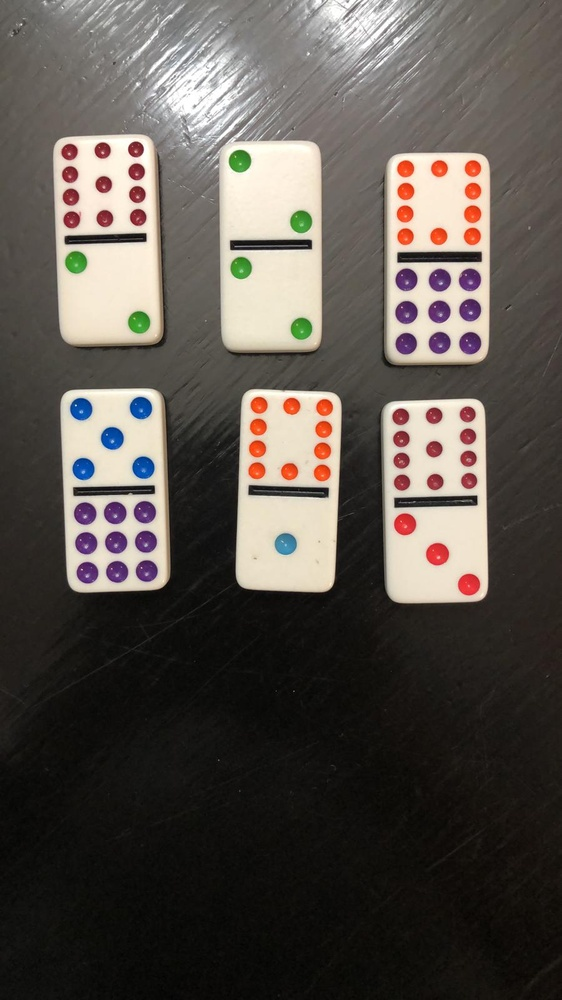
#> input picture dominoes/IMG-20210306-WA0001.jpg, 562 x 1000 px, shrunk from 900 x 1600 before the run
$ python opencv.py
#> lines starting #> are read from the running program, lines starting #| are printed output that depends on the picture; after the words box and inside, x2 and y2 are one past the last pixel; in counts of white or black regions, pixels touching at a corner belong together
# To add a new cell, type '# %%'
# To add a new markdown cell, type '# %% [markdown]'
# %%
import sys
import cv2 as cv
import numpy as np


# %%
src = cv.imread(
    cv.samples.findFile("dominoes/IMG-20210306-WA0001.jpg"), cv.IMREAD_COLOR
)
#> src is the input picture: shape (1000, 562, 3); mean B, G, R 76.9, 82.7, 89.1


# %%
gray = cv.cvtColor(src, cv.COLOR_BGR2GRAY)
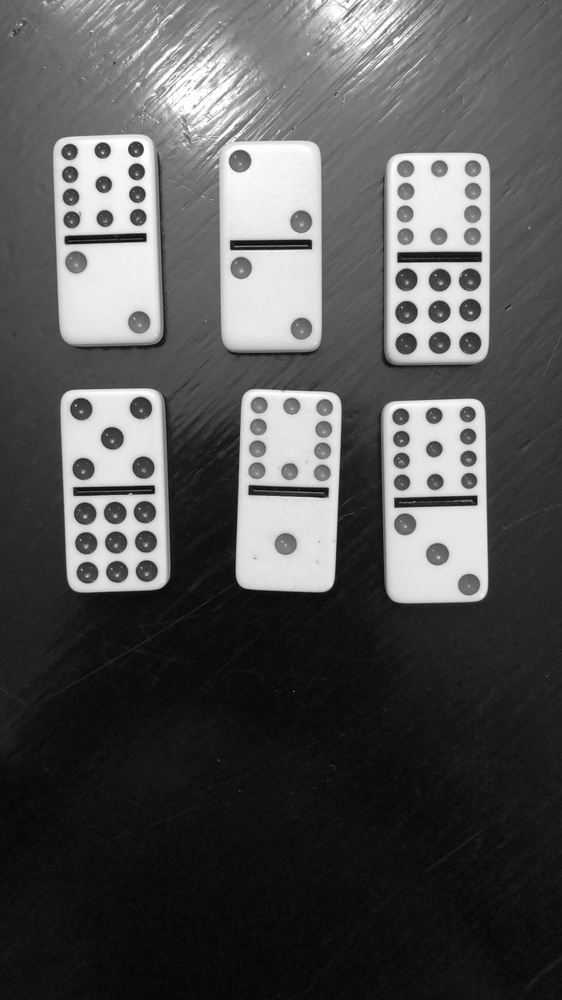
#> gray: shape (1000, 562); min 1, max 255, mean 84

gray = cv.medianBlur(gray, 5)

rows = gray.shape[0]
#> rows = 1000
circles = cv.HoughCircles(
    gray,
    cv.HOUGH_GRADIENT,
    1,
    100,
    param1=100,
    param2=30,
    minRadius=1,
    maxRadius=10,
)
#> circles = [[257.5, 448.5, 8.8], [70.5, 196.5, 8.4], [404.5, 213.5, 8.4], [400.5, 416.5, 8.7]]


if circles is not None:
    circles = np.uint16(np.around(circles))
#> circles = [[258, 448, 9], [70, 196, 8], [404, 214, 8], [400, 416, 9]]
    for i in circles[0, :]:
        center = (i[0], i[1])
        # circle center
        cv.circle(src, center, 1, (0, 100, 100), 3)
        # circle outline
        radius = i[2]
        cv.circle(src, center, radius, (255, 0, 255), 3)
#> this loop made 4 passes
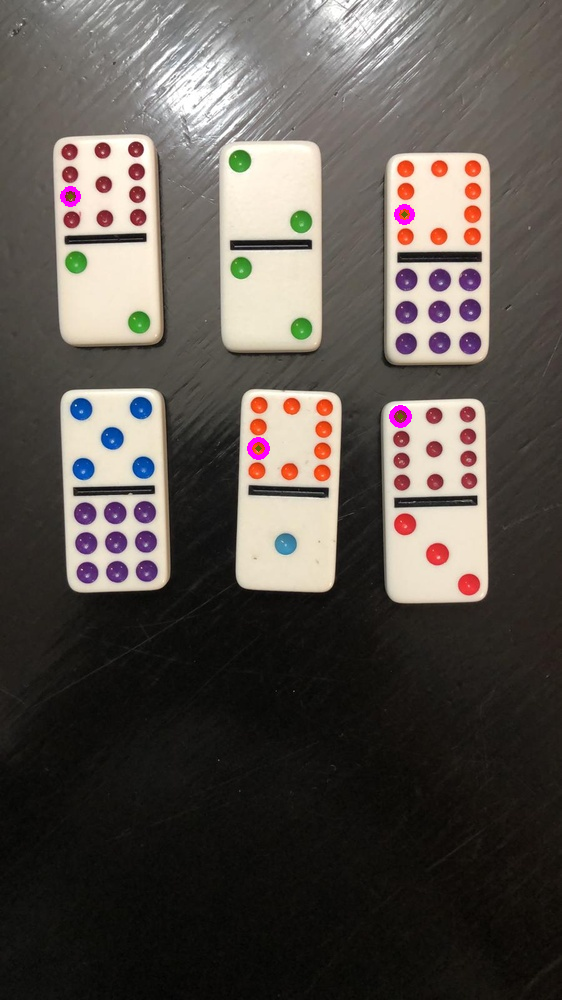
#> src: shape (1000, 562, 3); 0.2% of pixels changed, all inside (x1, y1, x2, y2) = (60, 186, 415, 460)


cv.imshow("detected circles", src)
cv.waitKey(0)


# %%

$ run again, with dominoes/IMG-20210306-WA0000.jpg copied over dominoes/IMG-20210306-WA0001.jpg
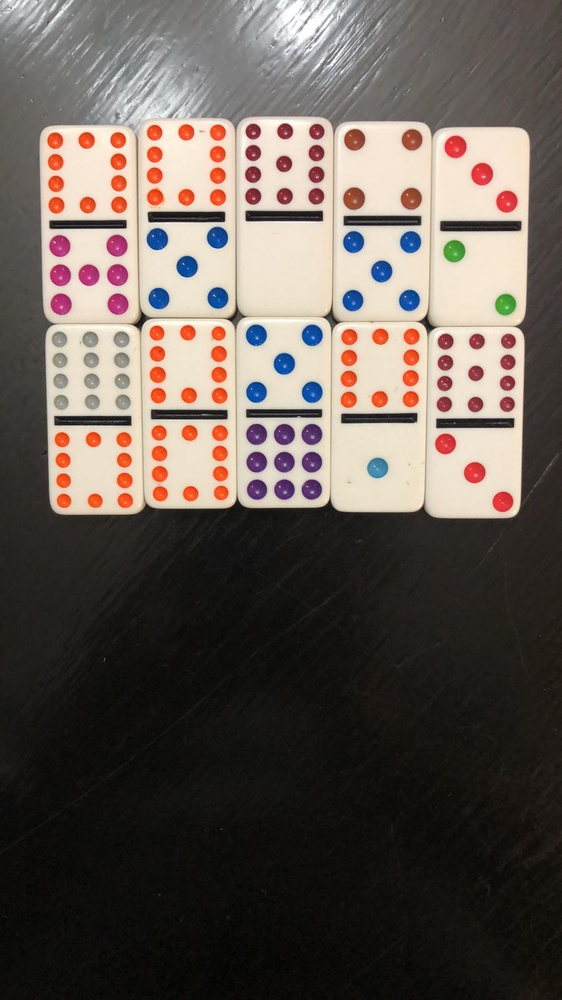
#> input picture dominoes/IMG-20210306-WA0000.jpg, 562 x 1000 px, shrunk from 900 x 1600 before the run
#> src is the input picture: shape (1000, 562, 3); mean B, G, R 84.1, 90.6, 100.3
#> `gray = cv.cvtColor(src, cv.COLOR_BGR2GRAY)`:
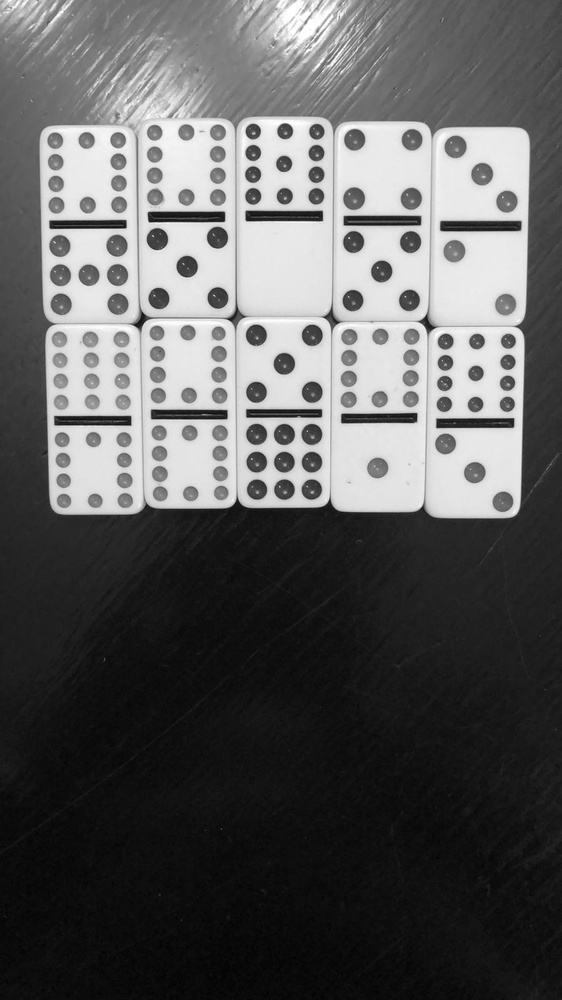
#> gray: shape (1000, 562); min 1, max 255, mean 92.8
#> `circles = cv.HoughCircles( gray, cv.HOUGH_GRADIENT, 1, 100, param1=100..`: circles = [[156.5, 332.5, 7.4], [61.5, 439.5, 7.4], [159.5, 473.5, 8], [411.5, 336.5, 8.2], [315.5, 152.5, 8.2], [506.5, 403.5, 7.8], [154.5, 153.5, 7.4], [56.5, 204.5, 7.4], [311.5, 489.5, 9.4]]
#> `circles = np.uint16(np.around(circles))`: circles = [[156, 332, 7], [62, 440, 7], [160, 474, 8], [412, 336, 8], [316, 152, 8], [506, 404, 8], [154, 154, 7], [56, 204, 7], [312, 490, 9]]
#> the loop `for i in circles[0, :]:` made 9 passes
#> after the loop `for i in circles[0, :]:`:
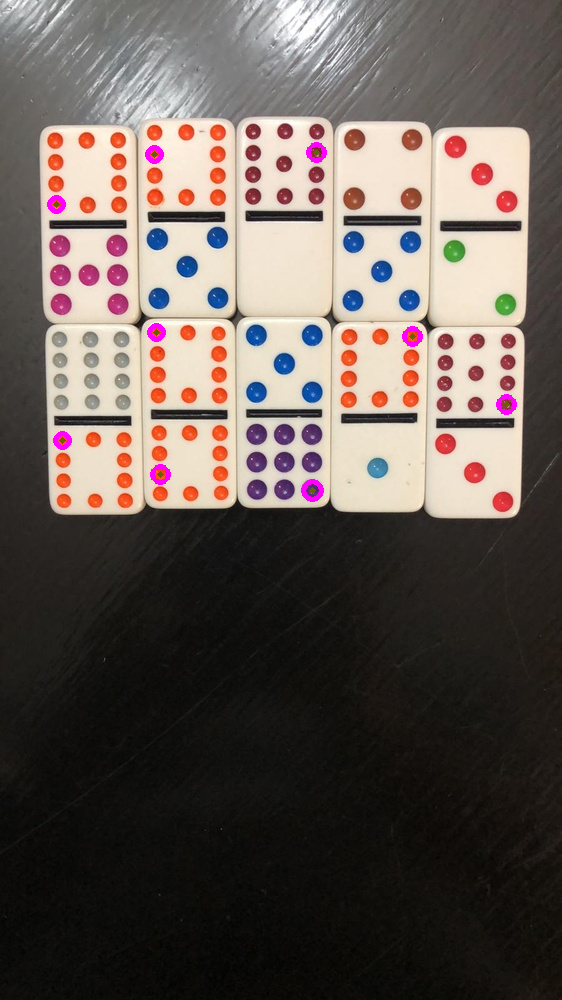
#> src: shape (1000, 562, 3); 0.41% of pixels changed, all inside (x1, y1, x2, y2) = (47, 142, 517, 502)

$ run again, with dominoes/IMG-20210311-WA0000.jpg copied over dominoes/IMG-20210306-WA0001.jpg
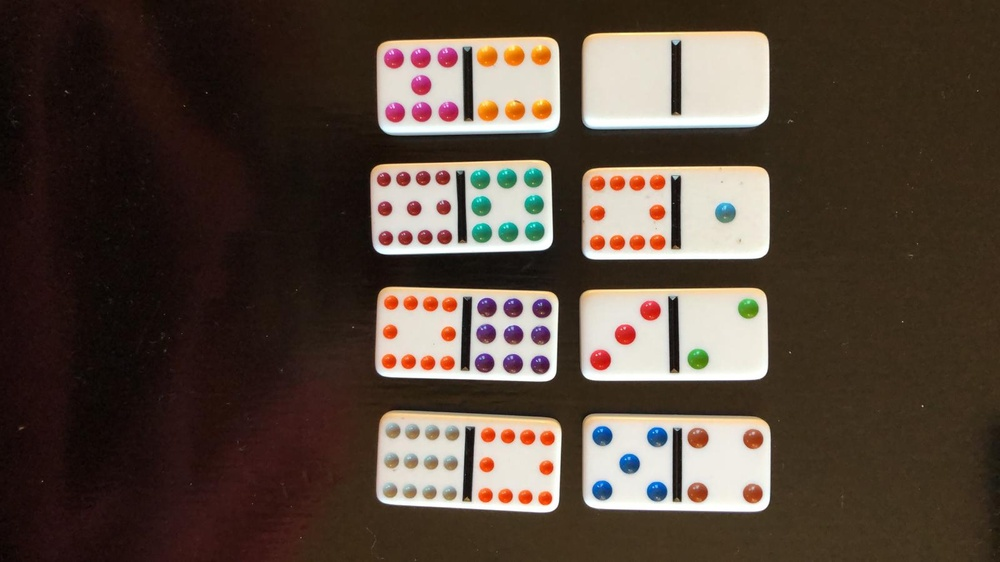
#> input picture dominoes/IMG-20210311-WA0000.jpg, 1000 x 562 px, shrunk from 1600 x 900 before the run
#> src is the input picture: shape (562, 1000, 3); mean B, G, R 59, 69.3, 84
#> `gray = cv.cvtColor(src, cv.COLOR_BGR2GRAY)`:
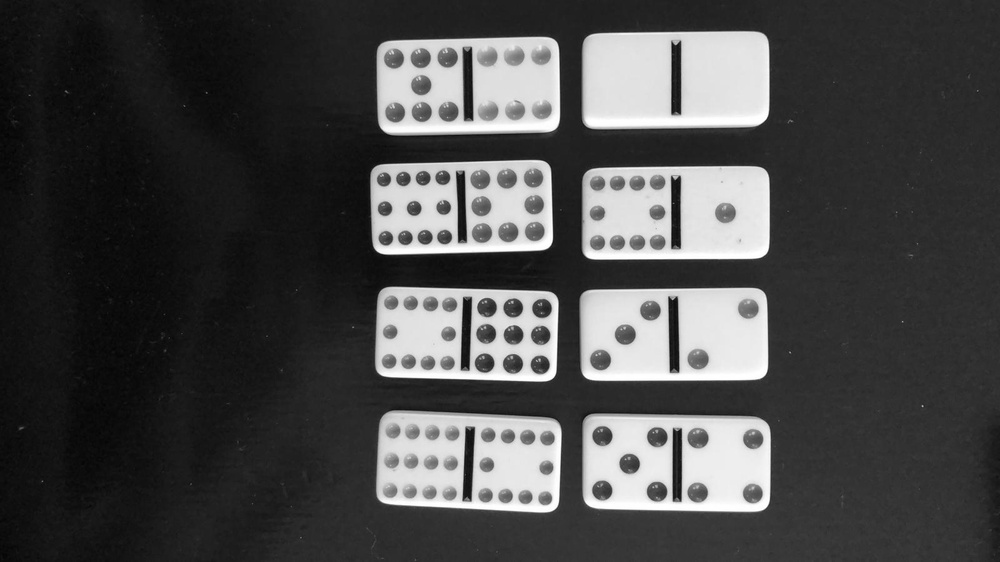
#> gray: shape (562, 1000); min 3, max 255, mean 72.5
#> `circles = cv.HoughCircles( gray, cv.HOUGH_GRADIENT, 1, 100, param1=100..`: circles = [[512.5, 307.5, 9.4], [533.5, 177.5, 9.4], [394.5, 112.5, 9.4], [752.5, 493.5, 9.4], [408.5, 361.5, 7.4], [486.5, 464.5, 7.4], [602.5, 435.5, 9.4], [747.5, 308.5, 9.4], [385.5, 237.5, 7.4]]
#> `circles = np.uint16(np.around(circles))`: circles = [[512, 308, 9], [534, 178, 9], [394, 112, 9], [752, 494, 9], [408, 362, 7], [486, 464, 7], [602, 436, 9], [748, 308, 9], [386, 238, 7]]
#> the loop `for i in circles[0, :]:` made 9 passes
#> after the loop `for i in circles[0, :]:`:
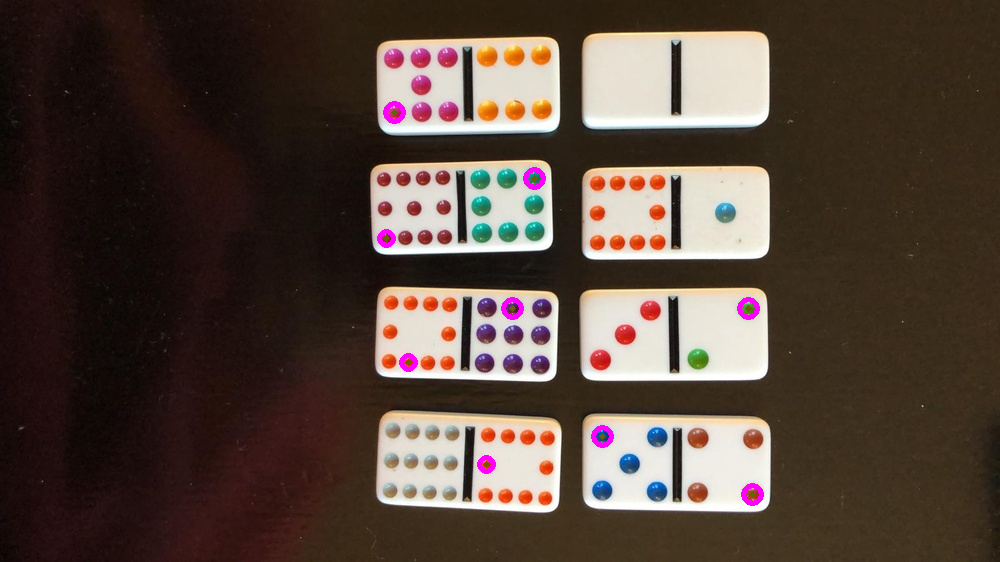
#> src: shape (562, 1000, 3); 0.45% of pixels changed, all inside (x1, y1, x2, y2) = (377, 101, 764, 506)

$ run again, with dominoes/IMG-20210311-WA0001.jpg copied over dominoes/IMG-20210306-WA0001.jpg
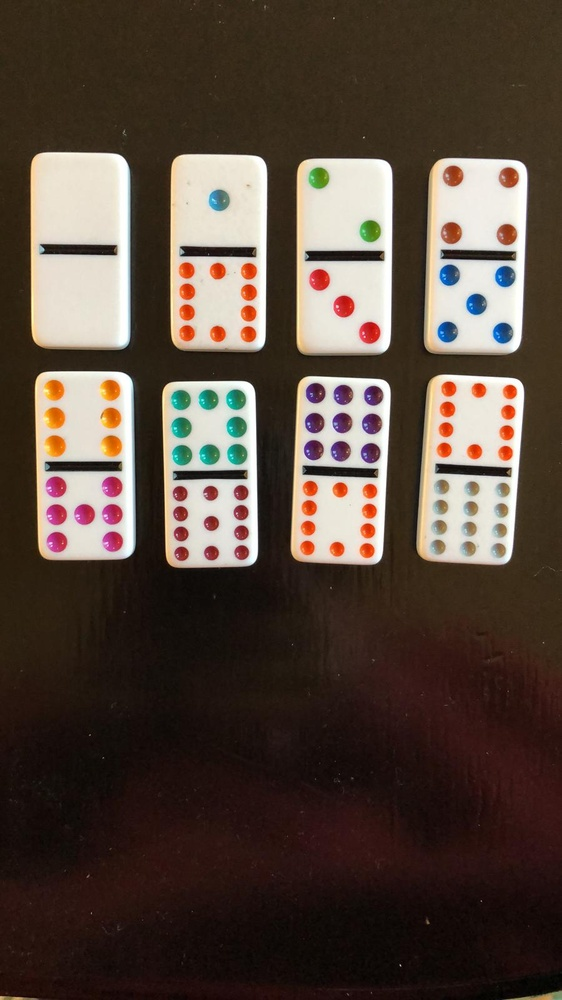
#> input picture dominoes/IMG-20210311-WA0001.jpg, 562 x 1000 px, shrunk from 900 x 1600 before the run
#> src is the input picture: shape (1000, 562, 3); mean B, G, R 60.8, 71, 85.5
#> `gray = cv.cvtColor(src, cv.COLOR_BGR2GRAY)`:
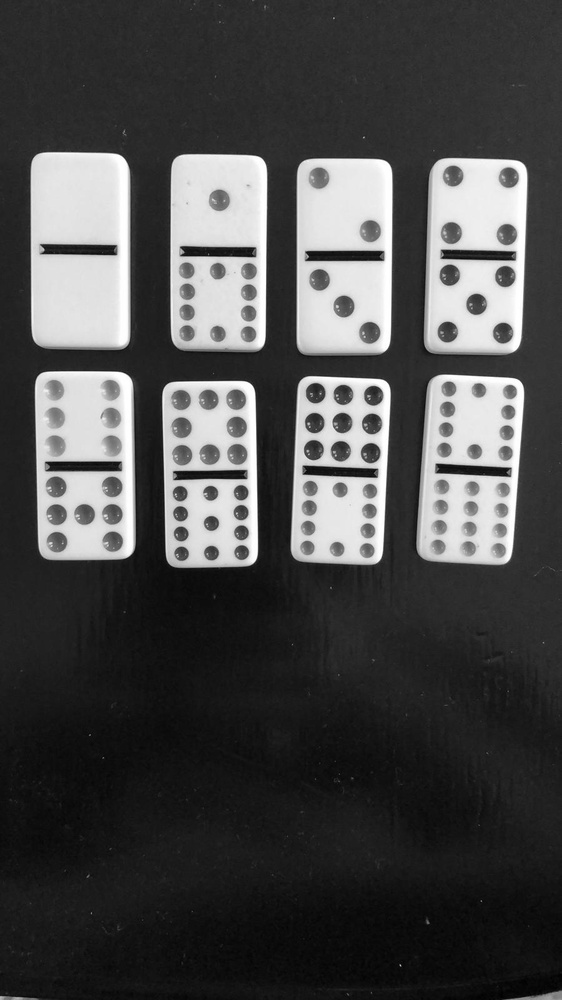
#> gray: shape (1000, 562); min 0, max 255, mean 74.2
#> `circles = cv.HoughCircles( gray, cv.HOUGH_GRADIENT, 1, 100, param1=100..`: circles = [[448.5, 388.5, 7.4], [339.5, 489.5, 7.4], [180.5, 399.5, 9.4], [186.5, 270.5, 7.4], [180.5, 533.5, 7.4], [440.5, 506.5, 7.4]]
#> `circles = np.uint16(np.around(circles))`: circles = [[448, 388, 7], [340, 490, 7], [180, 400, 9], [186, 270, 7], [180, 534, 7], [440, 506, 7]]
#> the loop `for i in circles[0, :]:` made 6 passes
#> after the loop `for i in circles[0, :]:`:
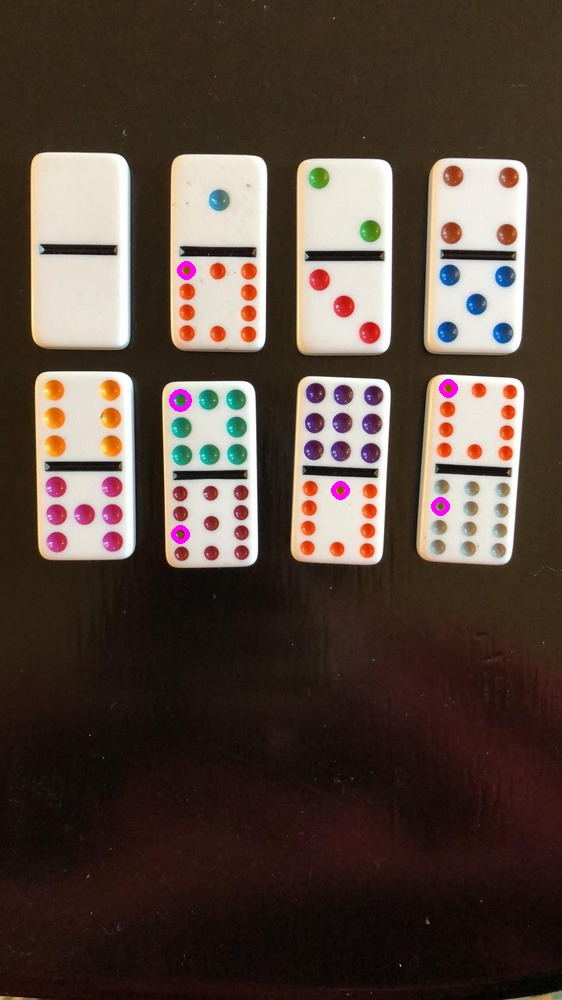
#> src: shape (1000, 562, 3); 0.26% of pixels changed, all inside (x1, y1, x2, y2) = (169, 261, 458, 544)
